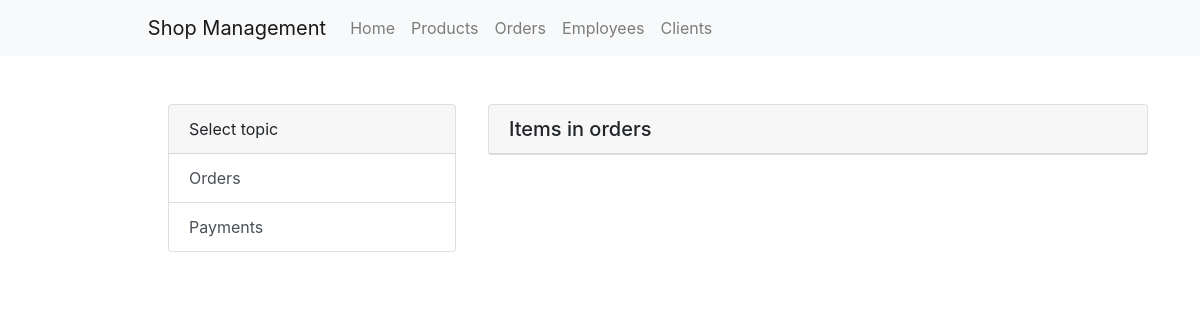
Before: /orders/items/ with the older database file.
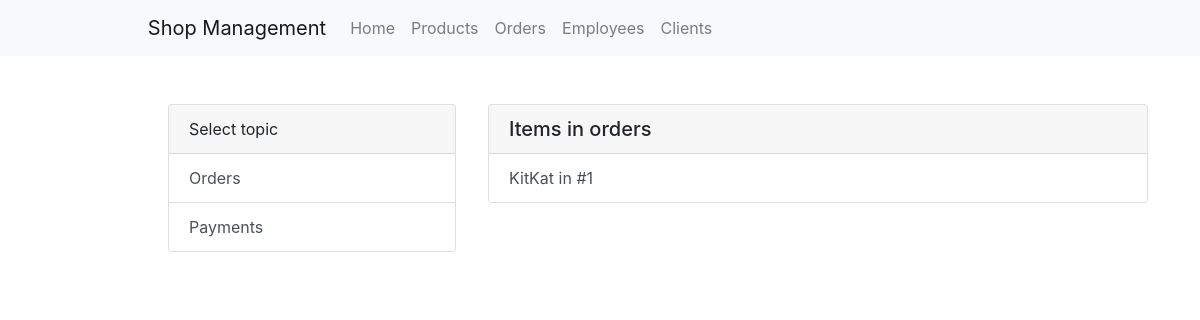
After: the same page with the newer database file.
### orders/models.py (models this page shows, shortened)
class ItemInOrder(models.Model):
    quantity = models.PositiveIntegerField()
    order = models.ForeignKey(Order, on_delete=models.CASCADE)
    delivery = models.ForeignKey(DeliveredItems, on_delete=models.SET_NULL, null=True)
    def __str__(self):
        return f'{self.delivery.product} in #{self.order.id}'

class Order(models.Model):
    date = models.DateField()
    status = models.CharField(max_length=100)
    comment = models.TextField(max_length=1000)
    address = models.ForeignKey(Address, on_delete=models.SET_NULL, null=True)
    client = models.ForeignKey(Client, on_delete=models.SET_NULL, null=True)
    employee = models.ForeignKey(Employee, on_delete=models.SET_NULL, null=True)

### products/models.py (models this page shows, shortened)
class DeliveredItems(models.Model):
    date = models.DateField(auto_now=False)
    quantity = models.PositiveIntegerField()
    unit_purchase_price = models.FloatField(validators=[MinValueValidator(0)])
    unit_selling_price = models.FloatField(validators=[MinValueValidator(0)])
    wholesaler = models.ForeignKey(Wholesaler, on_delete=models.SET_NULL, null=True)
    product = models.ForeignKey(Product, on_delete=models.SET_NULL, null=True)
    class Meta:
        verbose_name_plural = "delivered items"

class Product(models.Model):
    code = models.PositiveIntegerField(primary_key=True)
    name = models.CharField(max_length=100)
    description = models.TextField(max_length=1000, blank=True)
    category = models.ForeignKey(Category, on_delete=models.SET_NULL, null=True)
    producer = models.ForeignKey(Producer, on_delete=models.SET_NULL, null=True)
    def __str__(self):
        return self.name

### orders/views.py (the view)
# urls.py: path('items/', views.ItemInOrderListView.as_view(), name='items-list'),
class ItemInOrderListView(generic.ListView):
    model = ItemInOrder
    paginate_by = 20
    template_name = 'order_list.html'
    def get_context_data(self,**kwargs):
        context = super().get_context_data(**kwargs)
        context['name'] = 'Items in orders'
        return context

### templates/order_list.html
{% extends "base.html" %}
{% block content%}
    <div style="width: 90%; margin-left: 5%;">
        <div class="position-fixed card" style="width: 18rem;">
            <div class="card-header">
              Select topic
            </div>
            <ul class="list-group list-group-flush">
                <a class="list-group-item list-group-item-action" href="{% url 'orders:order-list'%}">Orders</a>
                <a class="list-group-item list-group-item-action" href="{% url 'orders:payment-list'%}">Payments</a>
            </ul>
        </div>
        {% include "list.html" %}
    </div>
{% endblock %}

### templates/base.html (shortened to what this page needs)
<!DOCTYPE html>
<html lang="en">
<head>
    <link rel="stylesheet" href="https://cdn.jsdelivr.net/npm/bootstrap@4.6.1/dist/css/bootstrap.min.css">
    <link href="https://maxcdn.bootstrapcdn.com/font-awesome/4.7.0/css/font-awesome.min.css" rel="stylesheet">
</head>
<body style="overflow-y: auto;">
    <nav class="navbar navbar-expand-lg navbar-light bg-light">
        <div class="container-fluid" style="width: 80%; margin-left: 10;">
            <a class="navbar-brand" href="{% url 'homepage' %}">Shop Management</a>
            <div class="collapse navbar-collapse" id="navbarNavAltMarkup">
            <div class="navbar-nav">
                <a class="nav-link" href="{% url 'homepage' %}">Home <span class="sr-only">(current)</span></a>
                <a class="nav-link" href="{% url 'products:product-list' %}">Products</a>
                <a class="nav-link" href="{% url 'orders:order-list' %}">Orders</a>
                <a class="nav-link" href="{% url 'employees:employee-list' %}">Employees</a>
                <a class="nav-link" href="{% url 'clients:client-list' %}">Clients</a>
            </div>
            </div>
        </div>
    </nav>
    <div class="content" style="width: 80%; margin-left: 10%;"><br><br>
        <div style="width: 100%">
            {% block content %}
            {% endblock %}
        </div>
    </div>
</body>
</html>

### templates/list.html
<div class="position-fixed card" style="width: 55%; margin-left: 20rem;">
    <ul class="list-group list-group-flush">
        <div class="card-header">
            <h5 style="margin-bottom: 0;">{{ name }}</h5>
          </div>
        {% for obj in object_list %}
            {% if name == 'Products' %}
                <a class="list-group-item list-group-item-action" href="{{ obj.code }}">{{ obj }}</a>
            {% else %}
                <a class="list-group-item list-group-item-action" href="{{ obj.id }}">{{ obj }}</a>
            {% endif %}
        {% endfor %}
    </ul>
</div>

Changed rows visible on the page:
added ItemInOrder: delivery+order "KitKat in #1"
